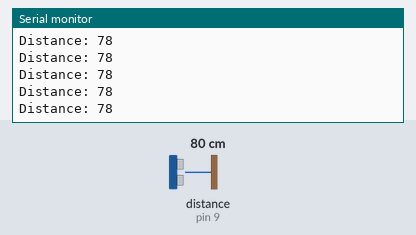
Simulated run of this sketch. Board: Arduino Uno, built with avr-gcc and run on an emulated ATmega328P. Shown: the last lines printed to the serial monitor. Wiring (inferred from the names in the program): ultrasonic range finder: trigger pin 10; echo pin 9. Inputs (shaded band) come from the test bench; at power-on: distance to the obstacle (sensor on pin 9) 80 cm. The echo pulse lasts 58.3 µs per cm.

Above: at 1.2 s.
1.3 s: distance to the obstacle (sensor on pin 9) set to 2 cm
At 2.1 s:
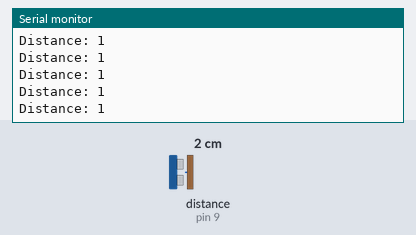
4.3 s: distance to the obstacle (sensor on pin 9) set to 120 cm
At 4.9 s:
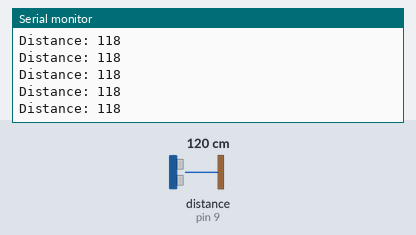
7.3 s: distance to the obstacle (sensor on pin 9) set to 4 cm
At 8.0 s:
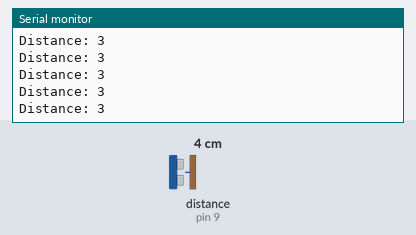
10.3 s: distance to the obstacle (sensor on pin 9) set to 18 cm
At 11.3 s:
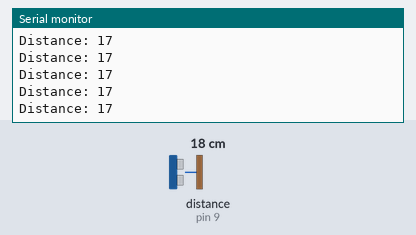
Timing chart, 0 to 13.3 s (numbered marks = the images above; inputs shaded):
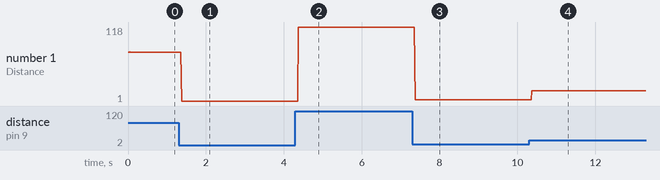

Measured:
- after the input at 1.3 s, the serial monitor: prints a new line after 0.07 s (image 1)
- after the input at 4.3 s, the serial monitor: prints a new line after 0.08 s (image 2)
- after the input at 7.3 s, the serial monitor: prints a new line after 0.07 s (image 3)
- after the input at 10.3 s, the serial monitor: prints a new line after 0.07 s (image 4)
- plotted number 1: 78 → 1 after the input at 1.3 s, 1 → 118 after the input at 4.3 s, 118 → 3 after the input at 7.3 s, 3 → 1 after the input at 10.3 s

The sketch:

Ultrasonic_sonar_sensor.ino
```cpp
const int echopin=9;
const int trigpin=10;
int led=13;
//defines Variables.
long duration;
int distance;
void setup() {
  //trigger throws soundwaves.
  //echo recieves soundwaves.
  // put your setup code here, to run once:
pinMode(echopin,INPUT);//Sets the echopin as INPUT.
pinMode(trigpin,OUTPUT);//sets trigpin as OUTPUT.
Serial.begin(9600);//Starts the serial communication.
}

void loop() {
  // Clears the trigpin.
digitalWrite(trigpin, LOW);
delayMicroseconds(2);
//Sets the trigpin on HIGH state for 10 microseconds
digitalWrite(trigpin, HIGH);
delayMicroseconds(10);
digitalWrite(trigpin, LOW);
//Reads the echopin, returns the soundwave travel time in microseconds.
duration=pulseIn(echopin,HIGH);
//calculating the distance
distance=duration*0.034/2;
//Prints the distance on the serial Monitor.
if(distance<50)
{
  digitalWrite(13,HIGH);
}
else
{
 digitalWrite(13,LOW);
}
Serial.print("Distance: ");
Serial.println(distance);
}
```
